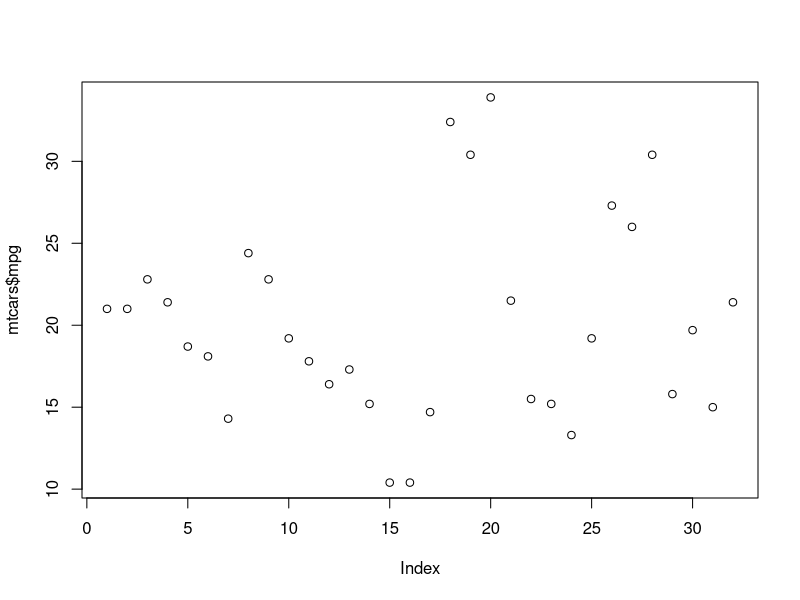
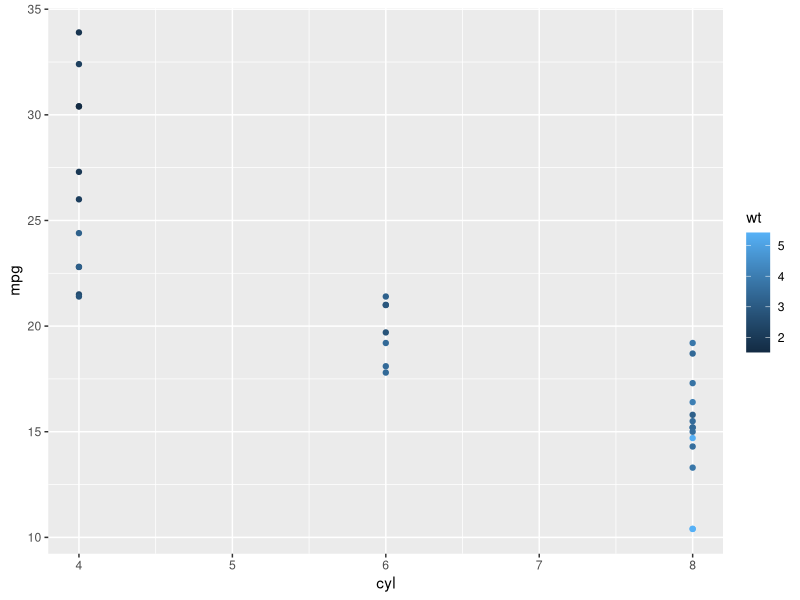
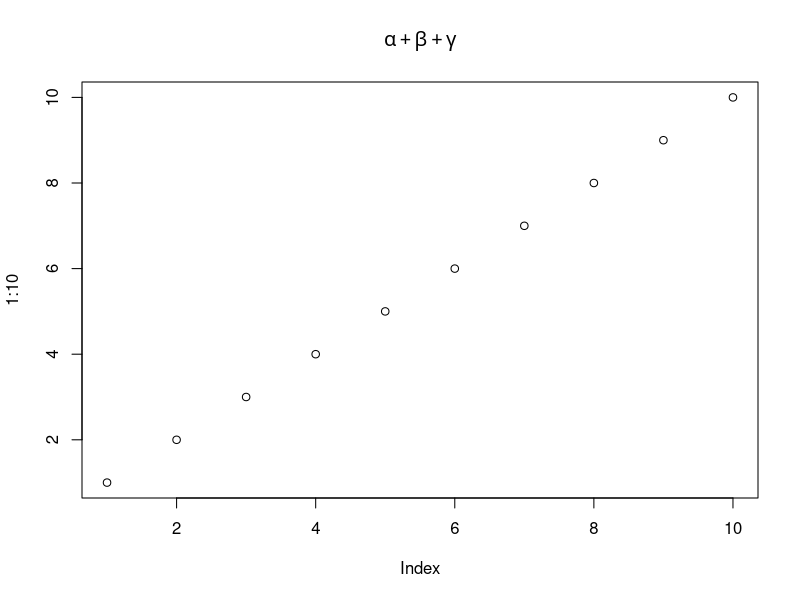

The R source for these figures, in order:
## ---- chunk 1
knitr::opts_chunk$set(echo = TRUE)
## ---- chunk 2
data(mtcars)
summary(mtcars)
## ---- chunk 3
plot(mtcars$mpg)
## ---- chunk 4
library(ggplot2)
## ---- chunk 5
ggplot(mtcars, aes(cyl, mpg)) + geom_point(aes(color=wt))
## ---- chunk 6
plot(1:10, main = expression(alpha + beta + gamma))
